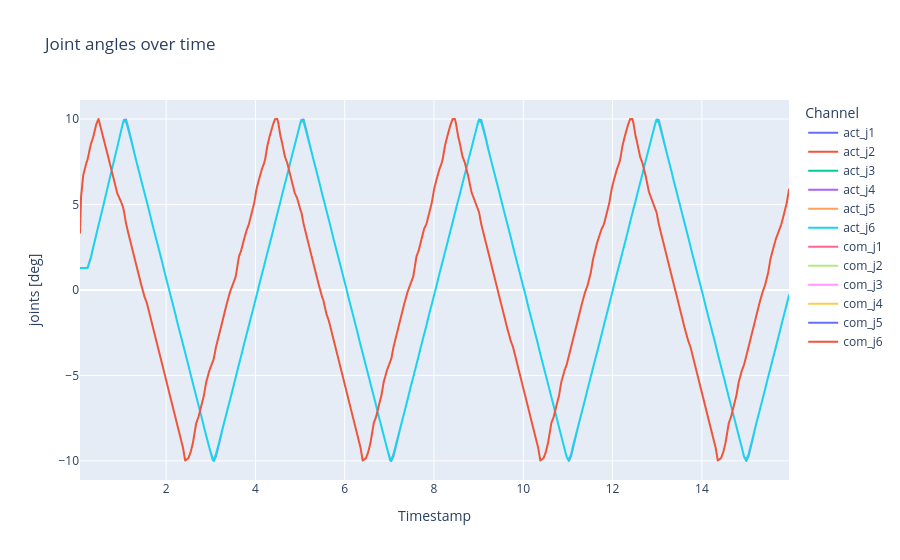

The code cell stored with this chart in its notebook:
### Markdown cell above
Joint angles over time

### Code cell
# 1) DataFrame anlegen
df = pd.DataFrame({
    'timestamp': timestamps,
    'act_j1': act_j[:, 0],
    'act_j2': act_j[:, 1],
    'act_j3': act_j[:, 2],
    'act_j4': act_j[:, 3],
    'act_j5': act_j[:, 4],
    'act_j6': act_j[:, 5],
    'com_j1': com_j[:, 0],
    'com_j2': com_j[:, 1],
    'com_j3': com_j[:, 2],
    'com_j4': com_j[:, 3],
    'com_j5': com_j[:, 4],
    'com_j6': com_j[:, 5]
})

# 1) In Long-Form umwandeln
df_long = df.melt(
    id_vars='timestamp',
    value_vars=df.columns[1:],
    var_name='Channel',
    value_name='joints [deg]'
)

# 2) Plot bauen
fig = px.line(
    df_long,
    x='timestamp',
    y='joints [deg]',
    color='Channel',
    title="Joint angles over time",
    labels={'timestamp': 'Timestamp'}
)

# 3) Achsen anpassen
fig.update_xaxes(
    tickformat="%H:%M:%S\n%d-%m-%Y",
)

fig.show()

### Figure 1 — Plotly figure (JSON) as saved in the notebook; plotly's stock layout.template omitted (floating-point values rounded to 4 significant figures; data arrays with more than 128 entries replaced by an {"elided": "..."} marker saying what was removed)
{"data": [{"hovertemplate": "Channel=act_j1<br>Timestamp=%{x}<br>joints [deg]=%{y}<extra></extra>", "legendgroup": "act_j1", "line": {"color": "#636efa", "dash": "solid"}, "marker": {"symbol": "circle"}, "mode": "lines", "name": "act_j1", "showlegend": true, "type": "scattergl", "x": {"elided": "321 float values"}, "xaxis": "x", "y": {"elided": "321 float values"}, "yaxis": "y"}, {"hovertemplate": "Channel=act_j2<br>Timestamp=%{x}<br>joints [deg]=%{y}<extra></extra>", "legendgroup": "act_j2", "line": {"color": "#EF553B", "dash": "solid"}, "marker": {"symbol": "circle"}, "mode": "lines", "name": "act_j2", "showlegend": true, "type": "scattergl", "x": {"elided": "321 float values"}, "xaxis": "x", "y": {"elided": "321 float values"}, "yaxis": "y"}, {"hovertemplate": "Channel=act_j3<br>Timestamp=%{x}<br>joints [deg]=%{y}<extra></extra>", "legendgroup": "act_j3", "line": {"color": "#00cc96", "dash": "solid"}, "marker": {"symbol": "circle"}, "mode": "lines", "name": "act_j3", "showlegend": true, "type": "scattergl", "x": {"elided": "321 float values"}, "xaxis": "x", "y": {"elided": "321 float values"}, "yaxis": "y"}, {"hovertemplate": "Channel=act_j4<br>Timestamp=%{x}<br>joints [deg]=%{y}<extra></extra>", "legendgroup": "act_j4", "line": {"color": "#ab63fa", "dash": "solid"}, "marker": {"symbol": "circle"}, "mode": "lines", "name": "act_j4", "showlegend": true, "type": "scattergl", "x": {"elided": "321 float values"}, "xaxis": "x", "y": {"elided": "321 float values"}, "yaxis": "y"}, {"hovertemplate": "Channel=act_j5<br>Timestamp=%{x}<br>joints [deg]=%{y}<extra></extra>", "legendgroup": "act_j5", "line": {"color": "#FFA15A", "dash": "solid"}, "marker": {"symbol": "circle"}, "mode": "lines", "name": "act_j5", "showlegend": true, "type": "scattergl", "x": {"elided": "321 float values"}, "xaxis": "x", "y": {"elided": "321 float values"}, "yaxis": "y"}, {"hovertemplate": "Channel=act_j6<br>Timestamp=%{x}<br>joints [deg]=%{y}<extra></extra>", "legendgroup": "act_j6", "line": {"color": "#19d3f3", "dash": "solid"}, "marker": {"symbol": "circle"}, "mode": "lines", "name": "act_j6", "showlegend": true, "type": "scattergl", "x": {"elided": "321 float values"}, "xaxis": "x", "y": {"elided": "321 float values"}, "yaxis": "y"}, {"hovertemplate": "Channel=com_j1<br>Timestamp=%{x}<br>joints [deg]=%{y}<extra></extra>", "legendgroup": "com_j1", "line": {"color": "#FF6692", "dash": "solid"}, "marker": {"symbol": "circle"}, "mode": "lines", "name": "com_j1", "showlegend": true, "type": "scattergl", "x": {"elided": "321 float values"}, "xaxis": "x", "y": {"elided": "321 float values"}, "yaxis": "y"}, {"hovertemplate": "Channel=com_j2<br>Timestamp=%{x}<br>joints [deg]=%{y}<extra></extra>", "legendgroup": "com_j2", "line": {"color": "#B6E880", "dash": "solid"}, "marker": {"symbol": "circle"}, "mode": "lines", "name": "com_j2", "showlegend": true, "type": "scattergl", "x": {"elided": "321 float values"}, "xaxis": "x", "y": {"elided": "321 float values"}, "yaxis": "y"}, {"hovertemplate": "Channel=com_j3<br>Timestamp=%{x}<br>joints [deg]=%{y}<extra></extra>", "legendgroup": "com_j3", "line": {"color": "#FF97FF", "dash": "solid"}, "marker": {"symbol": "circle"}, "mode": "lines", "name": "com_j3", "showlegend": true, "type": "scattergl", "x": {"elided": "321 float values"}, "xaxis": "x", "y": {"elided": "321 float values"}, "yaxis": "y"}, {"hovertemplate": "Channel=com_j4<br>Timestamp=%{x}<br>joints [deg]=%{y}<extra></extra>", "legendgroup": "com_j4", "line": {"color": "#FECB52", "dash": "solid"}, "marker": {"symbol": "circle"}, "mode": "lines", "name": "com_j4", "showlegend": true, "type": "scattergl", "x": {"elided": "321 float values"}, "xaxis": "x", "y": {"elided": "321 float values"}, "yaxis": "y"}, {"hovertemplate": "Channel=com_j5<br>Timestamp=%{x}<br>joints [deg]=%{y}<extra></extra>", "legendgroup": "com_j5", "line": {"color": "#636efa", "dash": "solid"}, "marker": {"symbol": "circle"}, "mode": "lines", "name": "com_j5", "showlegend": true, "type": "scattergl", "x": {"elided": "321 float values"}, "xaxis": "x", "y": {"elided": "321 float values"}, "yaxis": "y"}, {"hovertemplate": "Channel=com_j6<br>Timestamp=%{x}<br>joints [deg]=%{y}<extra></extra>", "legendgroup": "com_j6", "line": {"color": "#EF553B", "dash": "solid"}, "marker": {"symbol": "circle"}, "mode": "lines", "name": "com_j6", "showlegend": true, "type": "scattergl", "x": {"elided": "321 float values"}, "xaxis": "x", "y": {"elided": "321 float values"}, "yaxis": "y"}], "layout": {"legend": {"title": {"text": "Channel"}, "tracegroupgap": 0}, "title": {"text": "Joint angles over time"}, "xaxis": {"anchor": "y", "domain": [0, 1], "tickformat": "%H:%M:%S\n%d-%m-%Y", "title": {"text": "Timestamp"}}, "yaxis": {"anchor": "x", "domain": [0, 1], "title": {"text": "joints [deg]"}}}}
